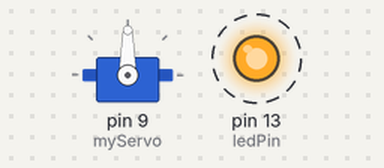
The sketch below on a simulated Arduino Uno, built with avr-gcc and run on an emulated ATmega328P. Parts: servo, output pins drawn as LEDs (lit = HIGH). Dashed ring = blinking.

Above: at 0.05 s.
At 1.65 s:
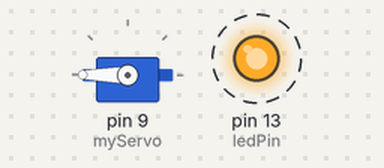
At 3.25 s:
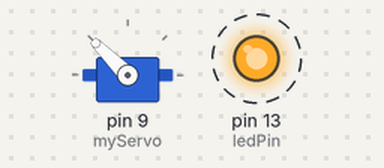
At 6.45 s:
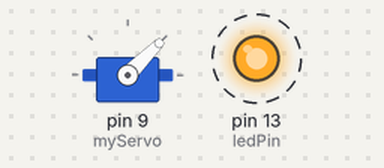
Timing chart, 0 to 9.8 s (numbered marks = the images above):
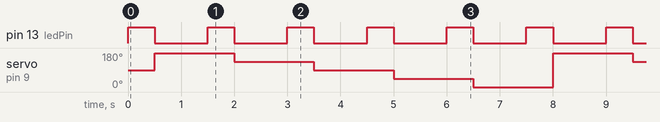

Measured:
- by itself, pin 13 (ledPin): alternates HIGH for 0.50 s and LOW for 1.0 s
- by itself, servo on pin 9 (myServo): repeats every 7.5 s: 135° 1.5 s, 90° 1.5 s, 45° 1.5 s, 0° 1.5 s, 180° 1.5 s

The sketch:

servo_LED_degrees.ino
```cpp
#include <Servo.h>

Servo myServo; //servo object
int servoDelay = 1000; //This is how long it will wait before sending positioning commands
int servoMax = 180; //max value in degrees that we are allowing our servo to move
int servoMaxMid = 135;
int servoMid = 90;
int servoMinMid = 45;
int servoMin = 0; //min value in degrees that we are allowing our servo to move
int ledPin = 13;

void setup() {
  // put your setup code here, to run once:
  myServo.attach(9);
  pinMode(ledPin, OUTPUT);
}

void loop() {
  // put your main code here, to run repeatedly:
  //move the servo to its min position then wait 1 second
  //then move the servo to its max position and wait for one second

    digitalWrite(ledPin, HIGH);
    delay(500);
    myServo.write(servoMax);
    digitalWrite(ledPin, LOW);
    delay(servoDelay);

    digitalWrite(ledPin, HIGH);
    delay(500);
    myServo.write(servoMaxMid);
    digitalWrite(ledPin, LOW);
    delay(servoDelay);

    digitalWrite(ledPin, HIGH);
    delay(500);
    myServo.write(servoMid);
    digitalWrite(ledPin, LOW);
    delay(servoDelay);

    digitalWrite(ledPin, HIGH);
    delay(500);
    myServo.write(servoMinMid);
    digitalWrite(ledPin, LOW);
    delay(servoDelay);

    digitalWrite(ledPin, HIGH);
    delay(500);
    myServo.write(servoMin);
    digitalWrite(ledPin, LOW);
    delay(servoDelay);

}
```
